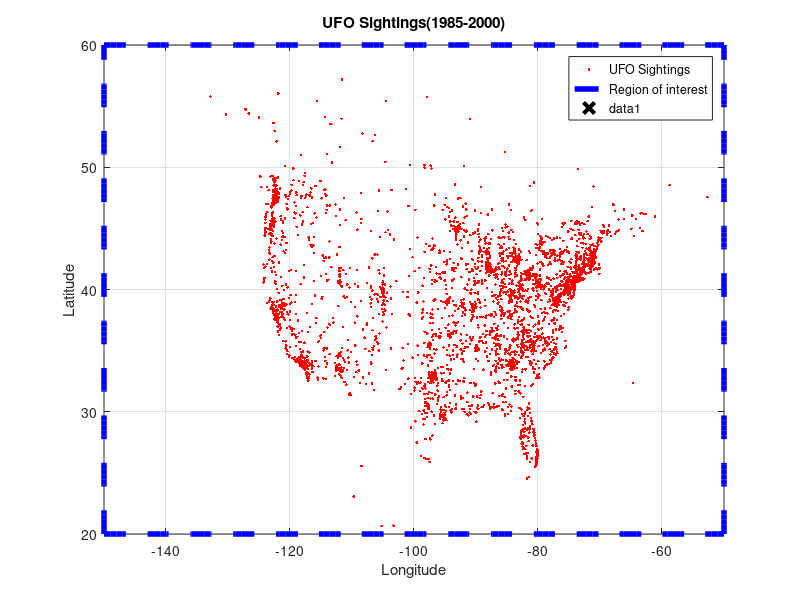

MATLAB code for this plot:
%%%%%%%%%%%%%%%%%%%%%%%%%%%%%%%%%%%%%%%%%%%%%%%%%%%%%%%%%%%%%%%%%%%%%%%%%%%%%%%
% UFO.m
%%%%%%%%%%%%%%%%%%%%%%%%%%%%%%%%%%%%%%%%%%%%%%%%%%%%%%%%%%%%%%%%%%%%%%%%%%%%%%%

% Cmpsc 200 Assignment 2

% Author: <Jiacheng Sun> 
% Date: <7 February, 2018>

%{ 
Description: <Assignment 2, create a plot of UFO.csv and add some annotations to
                to the plot> 
%}

%%%%%%%%%%%%%%%%%%%%%%%%%%%%%%%%%%%%%%%%%%%%%%%%%%%%%%%%%%%%%%%%%%%%%%%%%%%%%%%

%% Importing and manipulating the data
M = csvread('UFO.csv');
N = numel(M) / 2
lat = M(:,1);
long = M(:,2);
x1 = linspace(-150,-50);
y1 = 60*ones(1,100);
x2 = x1;
y2 = 20 * ones(1,100);
x3 = -150 * ones(1,100);
y3 = linspace(20, 60);
x4 = -50 * ones(1,100);
y4 = y3;


%%%%%%%%%%%%%%%%%%%%%%%%%%%%%%%%%%%%%%%%%%%%%%%%%%%%%%%%%%%%%%%%%%%%%%%%%%%%%%%

%% Plotting

plot(long,lat,'.r')
grid on;
hold on;
plot(x1,y1,'LineWidth',4,'--b',x2,y2,'LineWidth',4,'--b',x3,y3,'LineWidth',4,'--b',x4,y4,'LineWidth',4,'--b')
title('UFO Sightings(1985-2000)')
xlabel('Longitude')
ylabel('Latitude')
legend('UFO Sightings','Region of interest')
home_lat = 32;
home_long = 120;
plot(home_long,home_lat,'xk','MarkerSize',12,'LineWidth',3)
text(home_long, home_lat, 'Jiacheng ''s Home Town')
axis([-150, -50, 20, 60])







